Frame 1 (no input): blank canvas, image omitted
Frame 60 (the mouse pressed at the canvas centre just before this capture): blank canvas, image omitted
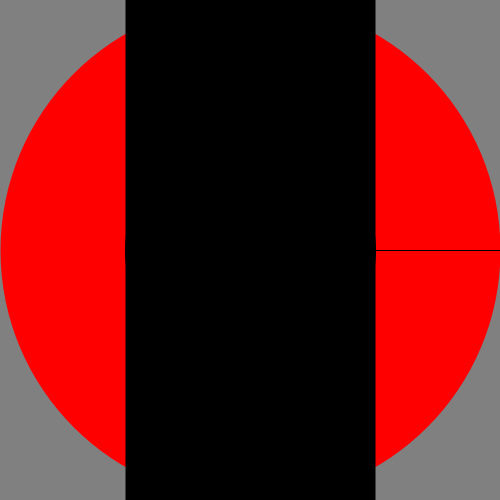
Frame 120 (the mouse held since frame 60 and released just before this capture)

The Processing sketch whose frames 1 and 60 were blank and that drew this single picture after the mouse press (run headless with seeded random() and noise(); from frame 60 on, the mouse is pressed at the canvas centre):

// Processing sketch: strokeWeight_play
// ── strokeWeight_play.pde
/* Investigating stokeWeight()
 *
 * mouseX ~ strokeWeight
 * mouseY ~ diameter of circle
 *
 * note: Renderers handle stroke differently and some don't allow zero weight
 *
 * author: Spencer Mathews
 * date: 5/2016
 */

void setup() {
  size(500,500);
}

void draw() {
  background(128);
  fill(0,0,255);

  stroke(255,0,0);
  strokeWeight(mouseX);
  // circle with dynamic strokeWeight
  ellipse(width/2, height/2, mouseY, mouseY);
  
  stroke(0);
  strokeWeight(1);
  noFill();
  // same circle buth 
  ellipse(width/2, height/2, mouseY, mouseY);
  
  line(width/2+mouseY/2,height/2, width/2+mouseY/2+mouseX/2, height/2);
  println(mouseY/(mouseX+.000001));
  
  strokeWeight(mouseX);
  line(width/2, 0, width/2, height);
}
